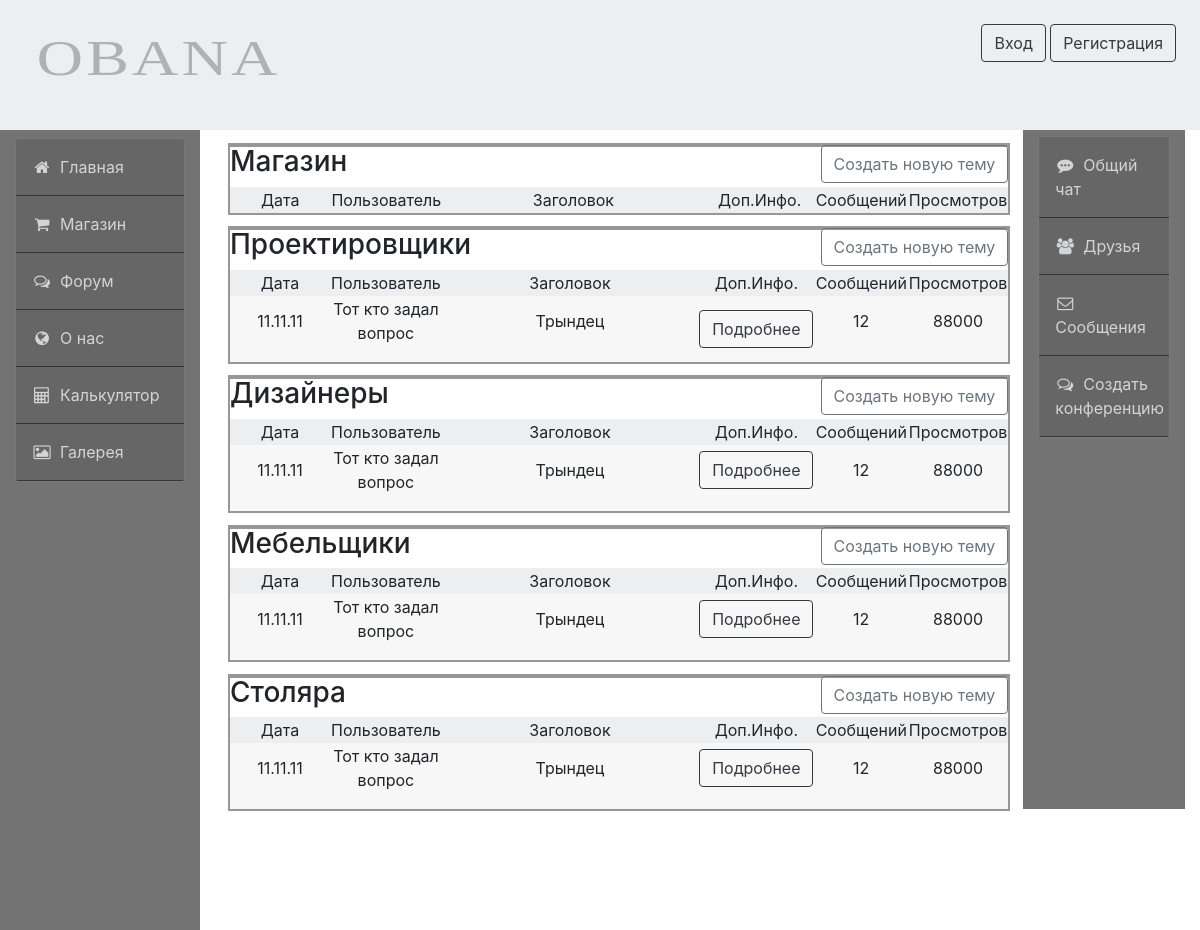
Before: /forum/ with the older database file.
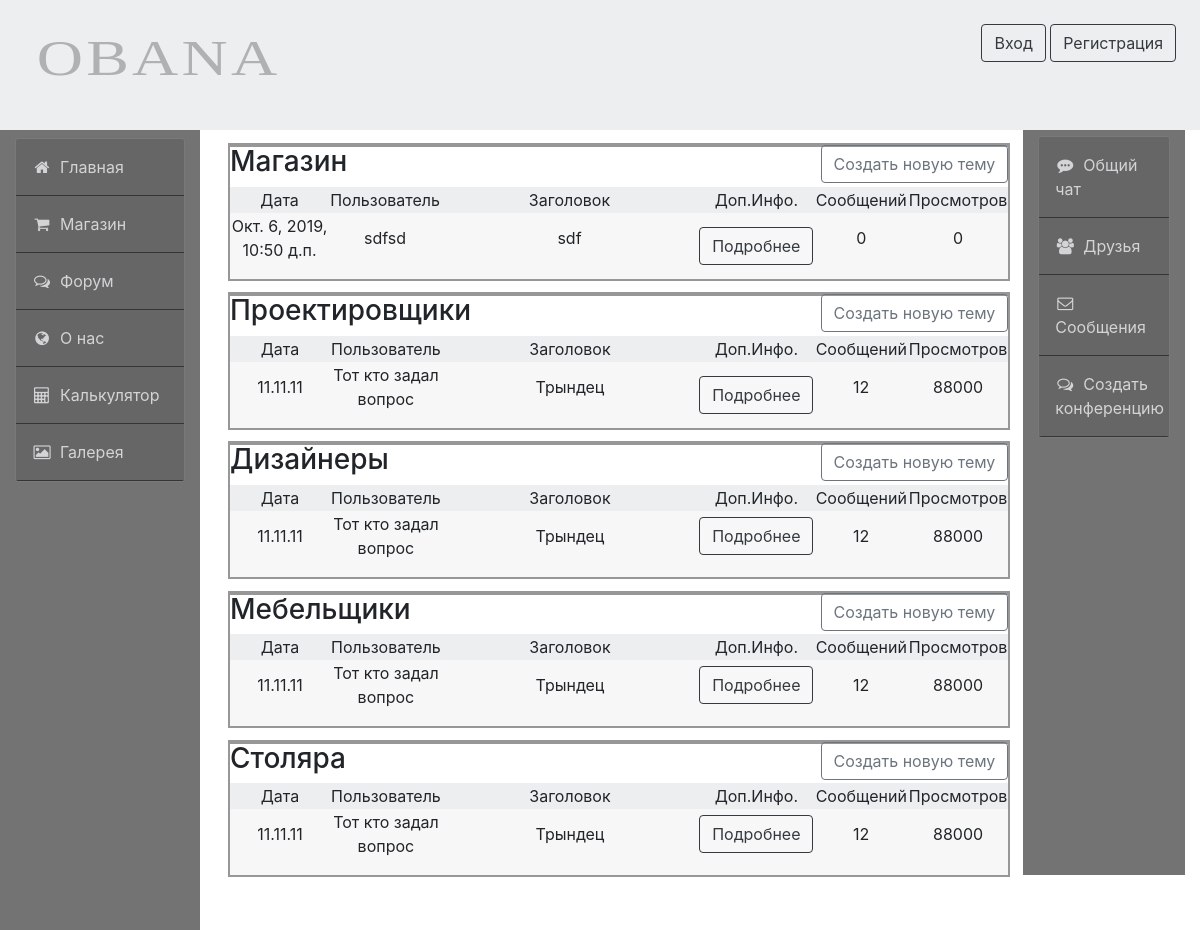
After: the same page with the newer database file.
### forum/models.py (models this page shows, shortened)
class Post(models.Model):
	title = models.CharField(max_length=150, db_index=True)
	user = models.URLField(max_length=150, db_index=True)
	body = models.TextField(blank=False, db_index=True)
	date_pud = models.DateTimeField(auto_now_add=True)
	views = models.IntegerField(default=0)
	massenge = models.IntegerField(default=0)

### forum/views.py (the view)
# urls.py: path('', forum, name='forum_url'),
def forum(request):
	posts = Post.objects.all()
	return render(request, 'forum/forum.html', context={'posts': posts})

### forum/templates/forum/forum.html
{% extends 'templates/base.html' %}
{% load static %}
{% block content %}
<div class="container-fluid">
<div class="row">
    <div class="col-md-10 col-lg-10">
        <div style="outline: 2px solid #979797;margin-top: 2%">
          <div style="outline: 2px solid #979797;">
            <div style="position:relative;float: left">
                <h3>Магазин</h3>
            </div>
            <div style="position:relative;float: right">
                <a href="{% url 'forum_list_url' %}"><button type="button" class="btn btn-outline-secondary">Создать новую тему</button></a>
            </div>
           </div>
            <table style="width: 100%;">
               <thead style="background: #EDEEF0">
                <tr>
                 <td align=center style="width: 15%;"> Дата </td>
                 <td align=center style="width: 10%;"> Пользователь </td>
                 <td align=center style="width: 40%;"> Заголовок </td>
                 <td align=center style="width: 15%;"> Доп.Инфо. </td>
                 <td align=center style="width: 10%;"> Сообщений </td>
                 <td align=center style="width: 10%;"> Просмотров </td>
                </tr>
               </thead>
               {% for post in posts%}
               <tbody style="background: #F7F7F7">
                <tr>
                 <td align=center><p>{{post.date_pud}}</p></td>
                 <td align=center><p>{{post.user}}</p></td>
                 <td align=center><p>{{post.title}}</p></td>
                 <td align=center><a href=""><button class="btn btn-outline-dark">Подробнее</button></a></td>
                 <td align=center><p>{{post.massenge}}</p></td>
                 <td align=center><p>{{post.views}}</p></td>
                </tr>
               </tbody>
               {% endfor %}
            </table>
        </div>
        <div style="outline: 2px solid #979797;margin-top: 2%">
           <div style="outline: 2px solid #979797;">
            <div style="position:relative;float: left">
                <h3>Проектировщики</h3>
            </div>
            <div style="position:relative;float: right">
                <a href="{% url 'forum_list_url' %}"><button type="button" class="btn btn-outline-secondary">Создать новую тему</button></a>
            </div>
           </div>
            <table style="width: 100%;">
               <thead style="background: #EDEEF0">
                <tr>
                 <td align=center style="width: 15%;"> Дата </td>
                 <td align=center style="width: 10%;"> Пользователь </td>
                 <td align=center style="width: 40%;"> Заголовок </td>
                 <td align=center style="width: 15%;"> Доп.Инфо. </td>
                 <td align=center style="width: 10%;"> Сообщений </td>
                 <td align=center style="width: 10%;"> Просмотров </td>
                </tr>
               </thead>
               <tbody style="background: #F7F7F7">
                <tr>
                 <td align=center><p>11.11.11</p></td>
                 <td align=center><p>Тот кто задал вопрос</p></td>
                 <td align=center><p>Трындец</p></td>
                 <td align=center><a href="{{ order.get_absolute_url }}"><button  class="btn btn-outline-dark">Подробнее</button></a></td>
                 <td align=center><p>12</p></td>
                 <td align=center><p>88000</p></td>
                </tr>
               </tbody>
            </table>
        </div>
        <div style="outline: 2px solid #979797;margin-top: 2%">
           <div style="outline: 2px solid #979797;">
            <div style="position:relative;float: left">
                <h3>Дизайнеры</h3>
            </div>
            <div style="position:relative;float: right">
                <a href="{% url 'forum_list_url' %}"><button type="button" class="btn btn-outline-secondary">Создать новую тему</button></a>
            </div>
           </div>
            <table style="width: 100%;">
               <thead style="background: #EDEEF0">
                <tr>
                 <td align=center style="width: 15%;"> Дата </td>
                 <td align=center style="width: 10%;"> Пользователь </td>
                 <td align=center style="width: 40%;"> Заголовок </td>
                 <td align=center style="width: 15%;"> Доп.Инфо. </td>
                 <td align=center style="width: 10%;"> Сообщений </td>
                 <td align=center style="width: 10%;"> Просмотров </td>
                </tr>
               </thead>
               <tbody style="background: #F7F7F7">
                <tr>
                 <td align=center><p>11.11.11</p></td>
                 <td align=center><p>Тот кто задал вопрос</p></td>
                 <td align=center><p>Трындец</p></td>
                 <td align=center><p><a href="{{ order.get_absolute_url }}"><button  class="btn btn-outline-dark">Подробнее</button></a></p></td>
                 <td align=center><p>12</p></td>
                 <td align=center><p>88000</p></td>
                </tr>
               </tbody>
            </table>
        </div>
        <div style="outline: 2px solid #979797;margin-top: 2%">
           <div style="outline: 2px solid #979797;">
            <div style="position:relative;float: left">
                <h3>Мебельщики</h3>
            </div>
            <div style="position:relative;float: right">
                <a href="{% url 'forum_list_url' %}"><button type="button" class="btn btn-outline-secondary">Создать новую тему</button></a>
            </div>
           </div>
            <table style="width: 100%;">
               <thead style="background: #EDEEF0">
                <tr>
                 <td align=center style="width: 15%;"> Дата </td>
                 <td align=center style="width: 10%;"> Пользователь </td>
                 <td align=center style="width: 40%;"> Заголовок </td>
                 <td align=center style="width: 15%;"> Доп.Инфо. </td>
                 <td align=center style="width: 10%;"> Сообщений </td>
                 <td align=center style="width: 10%;"> Просмотров </td>
                </tr>
               </thead>
               <tbody style="background: #F7F7F7">
                <tr>
                 <td align=center><p>11.11.11</p></td>
                 <td align=center><p>Тот кто задал вопрос</p></td>
                 <td align=center><p>Трындец</p></td>
                 <td align=center><p><a href="{{ order.get_absolute_url }}"><button  class="btn btn-outline-dark">Подробнее</button></a></p></td>
                 <td align=center><p>12</p></td>
                 <td align=center><p>88000</p></td>
                </tr>
               </tbody>
            </table>
        </div>
        <div style="outline: 2px solid #979797;margin-top: 2%">
           <div style="outline: 2px solid #979797;">
            <div style="position:relative;float: left">
                <h3>Столяра</h3>
            </div>
            <div style="position:relative;float: right">
                <a href="{% url 'forum_list_url' %}"><button type="button" class="btn btn-outline-secondary">Создать новую тему</button></a>
            </div>
           </div>
            <table style="width: 100%;">
               <thead style="background: #EDEEF0">
                <tr>
                 <td align=center style="width: 15%;"> Дата </td>
                 <td align=center style="width: 10%;"> Пользователь </td>
                 <td align=center style="width: 40%;"> Заголовок </td>
                 <td align=center style="width: 15%;"> Доп.Инфо. </td>
                 <td align=center style="width: 10%;"> Сообщений </td>
                 <td align=center style="width: 10%;"> Просмотров </td>
                </tr>
               </thead>
               <tbody style="background: #F7F7F7">
                <tr>
                 <td align=center><p>11.11.11</p></td>
                 <td align=center><p>Тот кто задал вопрос</p></td>
                 <td align=center><p>Трындец</p></td>
                 <td align=center><p><a href="{{ order.get_absolute_url }}"><button  class="btn btn-outline-dark">Подробнее</button></a></p></td>
                 <td align=center><p>12</p></td>
                 <td align=center><p>88000</p></td>
                </tr>
               </tbody>
            </table>
        </div>
        </div>
        <div style="background-color: #737373;" align="left" class="col-md-2 col-lg-2" >
            <div style="margin-top: 5%" class="menu">
                <div class="fancy-hover">
                    <a class="a_menu" href="{% url 'home' %}"><i class="fa fa-commenting"></i>Общий чат</a>
                </div>
                <div class="fancy-hover">
                    <a class="a_menu" href="{% url 'shop' %}"><i class="fa fa-users"></i>Друзья</a>
                </div>
                <div class="fancy-hover">
                    <a class="a_menu" href="{% url 'forum_url' %}"><i class="fa fa-envelope-o"></i>Сообщения</a>
                </div>
                <div class="fancy-hover">
                    <a class="a_menu" href=""><i class="fa fa-comments-o"></i>Создать конференцию</a>
                </div>
            </div>
        </div>
    </div>
</div>
{% endblock %}

### templates/base.html (shortened to what this page needs)
{% load static %}
<!DOCTYPE html>
<html lang="ru">
<head>
	<link rel="stylesheet" href="https://stackpath.bootstrapcdn.com/bootstrap/4.3.1/css/bootstrap.min.css">
	<link rel="stylesheet" type="text/css" href="{% static 'css/style.css' %}"/>
    <link rel="stylesheet" type="text/css" href="{% static 'css/register.css' %}"/>
    <link rel="stylesheet" type="text/css" href="{% static 'css/lk.css' %}"/>
	<link href="//maxcdn.bootstrapcdn.com/font-awesome/4.7.0/css/font-awesome.min.css" rel="stylesheet"/>
</head>
<body>
	<header>
		{% block autoresation %}
		<div style="float:right;margin-top: 2%;margin-right: 2%">
			<a href="{% url 'autorisation' %}"><button type="button" class="btn btn-outline-dark" >Вход</button></a>
			<a href="{% url 'registration' %}"><button type="button" class="btn btn-outline-dark" >Регистрация</button></a>
		</div>
		{% endblock %}
		<div class="container11"><a class="border-animation" href="{% url 'home' %}">
			<div class="border-animation__inner"><p class="a_logo">obAna</p></div></a>
		</div>
	</header>
	<section>
		<div class="container-fluid">
			<div class="row">
				<div style="background-color: #737373;min-height: 100vh;" class="col-md-2 col-lg-2">
					<div style="margin-top: 5%" class="menu">
						<div class="fancy-hover">
							<a class="a_menu" href="{% url 'home' %}"><i class="fa fa-home" aria-hidden="true"></i>Главная</a>
						</div>
						<div class="fancy-hover">
							<a class="a_menu" href="{% url 'shop' %}"><i class="fa fa-shopping-cart" aria-hidden="true"></i>Магазин</a>
						</div>
						<div class="fancy-hover">
							<a class="a_menu" href="{% url 'forum_url' %}"><i class="fa fa-comments-o" aria-hidden="true"></i>Форум</a>
						</div>
						<div class="fancy-hover">
							<a class="a_menu" href=""><i class="fa fa-globe" aria-hidden="true"></i>О нас</a>
						</div>
						<div class="fancy-hover">
							<a class="a_menu" href=""><i class="fa fa-calculator" aria-hidden="true"></i>Калькулятор</a>
						</div>
						<div class="fancy-hover">
							<a class="a_menu" href=""><i class="fa fa-picture-o"></i>Галерея</a>
						</div>
					</div>
				</div>
				<div  align="center" class="col-md-10 col-lg-10" >
					{% block content %}{% endblock %}
				</div>
			</div>
		</div>
</body>
</html>

### static/css/style.css (style rules this page uses)
body { height: auto; }
header { height: 10%; width: 100%; background-color: #EDEEF0; }
a { color: #7C7C7D !important; text-decoration: none }
.a_menu { color: #D8D9DB !important; text-decoration: none }
.a_logo { color: #B0B1B2 !important; text-decoration: none }
.fancy-hover { background: #EDEEF0; background: rgba(100,100,100,0.9); color: #FFF; align-items: center; cursor: pointer; padding: 1em 1em; position: relative; overflow: hidden; border-bottom: solid 1px #333; z-index: 2; transition: background-color 0.2s linear; font-family: -apple-system, BlinkMacSystemFont, "Segoe UI", Roboto, Helvetica, Arial, sans-serif, "Apple Color Emoji", "Segoe UI Emoji", "Segoe UI Symbol"; }
.fancy-hover:before, .fancy-hover:after { content: ''; display: block; position: absolute; top: 0; left: 0; z-index: -1; transition: opacity 0.1s linear; }
.fancy-hover:before { width: 140px; height: 120px; background: radial-gradient(circle at center, #FFF 0%, transparent 60%); opacity: 0; mix-blend-mode: screen; transform: translate( calc( var(--px) * 1px ), calc( var(--py) * 1px ) ) translate(-50%, -50%); }
.fancy-hover:after { background: inherit; margin: 2px; top: 0; right: 0; bottom: 0; left: 0; opacity: 0; transition-delay: 0.05s; }
.menu { overflow: hidden; border: solid 1px #7A7A7A; width: 100%; border-radius: 3px; opacity: 0.958; }
.menu :last-child { margin-bottom: 0; }
.fa { width: 1.25em; margin-right: 0.5em; font-size: 1.25em; text-align: center; }
.container11 { width: 100%; margin-left: 1%; }
.border-animation { --border-width: 0.1em; --animation-speed: 0.5s; --color: #fff; color: #111; position: relative; display: inline-block; font-size: 4em; line-height: 1em; -webkit-transform: scale(1, 0.8); transform: scale(1, 0.8); border: var(--border-width) solid transparent; }
.border-animation .border-animation__inner { position: relative; display: inline-block; width: 100%; font-family: 'Times New Roman', Times, serif; font-weight: 300; text-transform: uppercase; letter-spacing: 0.05em; cursor: pointer; padding: 0.2em; background: transparent; z-index: 1; border: solid var(--border-width) transparent; }
.border-animation:before, .border-animation:after { content: ''; position: absolute; background: var(--color); }
:root { --bg: #fff; --primary: #151515; --solid: #fff; --btn-w: 10em; --dot-w: calc(var(--btn-w)*.2); --tr-X: calc(var(--btn-w) - var(--dot-w)); }

Changed rows visible on the page:
added Post: date_pud "Окт. 6, 2019, 10:50 д.п.", user "sdfsd", title "sdf", massenge "0", views "0"
